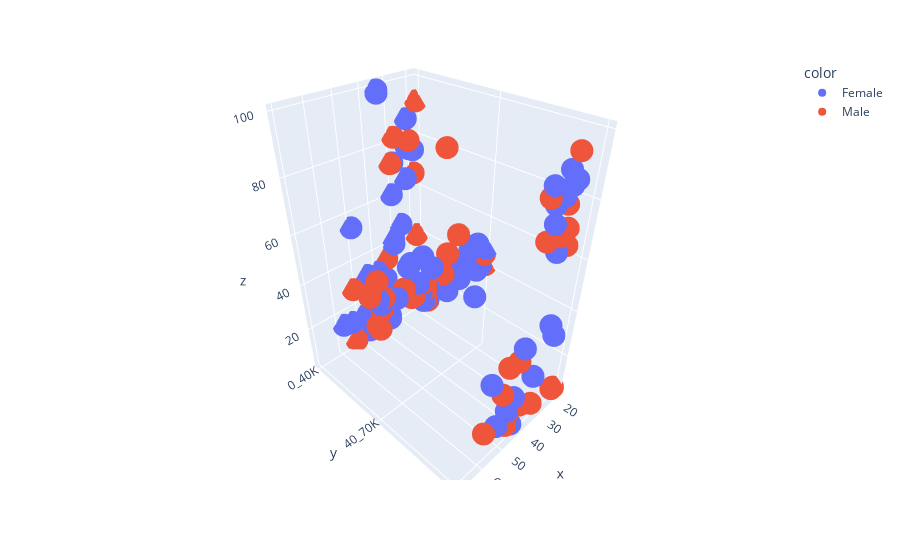

Source (notebook cell):
### Code cell
px.scatter_3d(x= train.age,
              y= train.income_bins,
              z= train.spending_score,
              color= train.gender
             )

### Figure 1 — Plotly figure (JSON) as saved in the notebook; plotly's stock layout.template omitted (floating-point values rounded to 4 significant figures)
{"data": [{"hovertemplate": "color=Female<br>x=%{x}<br>y=%{y}<br>z=%{z}<extra></extra>", "legendgroup": "Female", "marker": {"color": "#636efa", "symbol": "circle"}, "mode": "markers", "name": "Female", "scene": "scene", "showlegend": true, "type": "scatter3d", "x": [45, 20, 30, 51, 67, 35, 23, 50, 28, 35, 27, 56, 38, 46, 31, 63, 52, 49, 66, 44, 45, 23, 40, 50, 34, 35, 23, 25, 18, 36, 31, 32, 44, 32, 31, 35, 31, 60, 32, 27, 21, 68, 22, 41, 47, 54, 46, 32, 47, 24, 23, 32, 36, 38, 29, 35, 55, 42, 23, 32, 27, 54, 47, 58, 49, 49], "y": ["0_40K", "0_40K", "0_40K", "40_70K", "40_70K", "70K+", "0_40K", "0_40K", "70K+", "0_40K", "70K+", "70K+", "40_70K", "40_70K", "70K+", "40_70K", "70K+", "40_70K", "40_70K", "70K+", "40_70K", "40_70K", "0_40K", "40_70K", "70K+", "0_40K", "40_70K", "70K+", "40_70K", "70K+", "0_40K", "40_70K", "70K+", "70K+", "0_40K", "0_40K", "0_40K", "40_70K", "70K+", "0_40K", "40_70K", "40_70K", "0_40K", "70K+", "40_70K", "0_40K", "0_40K", "40_70K", "40_70K", "0_40K", "40_70K", "70K+", "0_40K", "70K+", "70K+", "0_40K", "40_70K", "0_40K", "0_40K", "70K+", "40_70K", "40_70K", "70K+", "0_40K", "0_40K", "40_70K"], "z": [32, 75, 73, 50, 52, 79, 77, 55, 40, 35, 89, 35, 40, 44, 93, 43, 13, 42, 50, 7, 53, 29, 31, 46, 22, 98, 52, 34, 48, 85, 40, 47, 20, 87, 42, 99, 61, 49, 69, 47, 42, 55, 76, 39, 47, 14, 5, 42, 42, 65, 41, 74, 26, 91, 88, 6, 58, 17, 87, 86, 51, 59, 16, 15, 14, 59]}, {"hovertemplate": "color=Male<br>x=%{x}<br>y=%{y}<br>z=%{z}<extra></extra>", "legendgroup": "Male", "marker": {"color": "#EF553B", "symbol": "circle"}, "mode": "markers", "name": "Male", "scene": "scene", "showlegend": true, "type": "scatter3d", "x": [31, 19, 40, 66, 32, 46, 67, 68, 54, 48, 38, 53, 28, 39, 19, 65, 18, 48, 33, 52, 53, 67, 48, 27, 40, 20, 70, 39, 38, 50, 70, 57, 33, 22, 18, 48, 28, 47, 35, 30, 29, 20, 47, 43, 19, 58], "y": ["0_40K", "70K+", "40_70K", "40_70K", "70K+", "70K+", "40_70K", "40_70K", "40_70K", "40_70K", "40_70K", "40_70K", "70K+", "40_70K", "40_70K", "40_70K", "40_70K", "40_70K", "70K+", "0_40K", "0_40K", "40_70K", "70K+", "70K+", "70K+", "70K+", "40_70K", "70K+", "70K+", "70K+", "40_70K", "40_70K", "40_70K", "0_40K", "0_40K", "40_70K", "70K+", "40_70K", "0_40K", "70K+", "0_40K", "0_40K", "70K+", "70K+", "0_40K", "70K+"], "z": [73, 5, 48, 48, 74, 15, 41, 43, 46, 49, 55, 46, 75, 91, 46, 52, 41, 46, 8, 29, 4, 59, 36, 69, 13, 5, 56, 88, 75, 26, 55, 51, 60, 79, 92, 42, 97, 41, 35, 83, 82, 66, 9, 35, 39, 15]}], "layout": {"legend": {"title": {"text": "color"}, "tracegroupgap": 0}, "margin": {"t": 60}, "scene": {"domain": {"x": [0, 1], "y": [0, 1]}, "xaxis": {"title": {"text": "x"}}, "yaxis": {"title": {"text": "y"}}, "zaxis": {"title": {"text": "z"}}}}}
